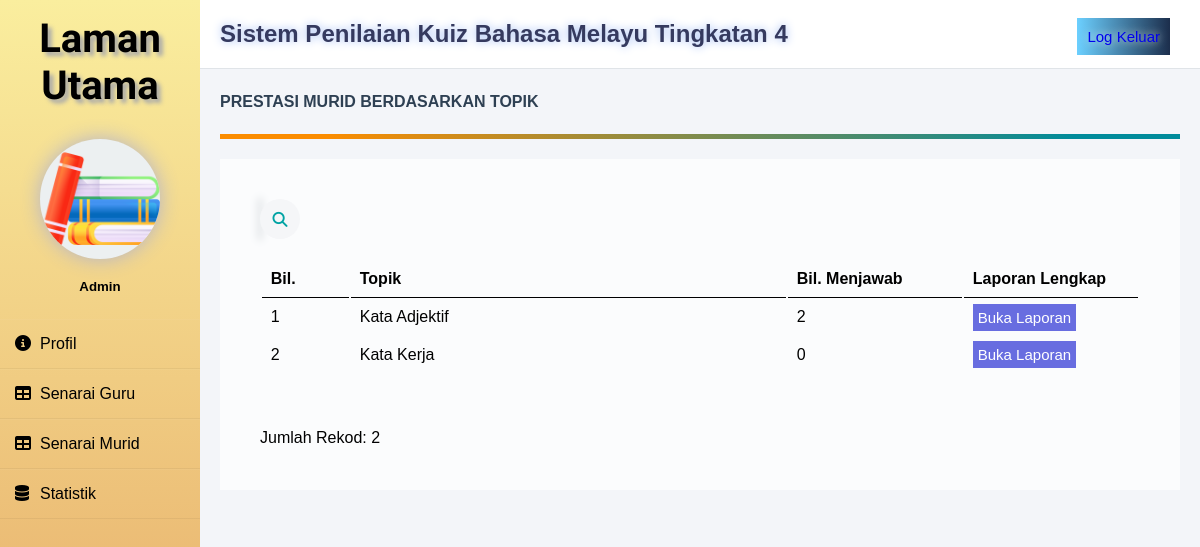
/prestasitopik.php (signed in), run on the app's committed database.
### tables this page shows
CREATE TABLE `topik` (
  `idtopik` varchar(10) NOT NULL,
  `topik` varchar(30) NOT NULL,
  `idpengguna` varchar(10) NOT NULL
);

### prestasitopik.php (the view, shortened to what this page needs)
<?php
require 'connect.php';
include('template/sidebar.php');
?>
<head>
    <link rel="stylesheet" href="css/prestasitopikstyle.css?v=<?php echo time(); ?>">
</head>
        <div class="space">
            <div class="header">
                <h2>Sistem Penilaian Kuiz Bahasa Melayu Tingkatan 4</h2>
                <div class="logoutbutton"><a href="logout.php">Log Keluar</a></div>
            </div>
            <div class="maincontent">
                <div class="title">PRESTASI MURID BERDASARKAN TOPIK</div>
                <div class="separator"></div>
                <div class="detailbox">
                        <div class="searchbox">
                            <div class="searchbutton">
                                <i class="fas fa-search"></i>
                            </div>
                        </div>
                        <table class="prestasi" id="prestasitopik" autowidth="false">
                            <thead>
                                <tr>
                                    <th style="width: 10%;">Bil.</th>
                                    <th style="width: 50%;">Topik</th>
                                    <th style="width: 20%;">Bil. Menjawab</th>
                                    <th style="width: 20%;">Laporan Lengkap</th>
                                </tr>
                            </thead>
                            <?php
                                $jumlah = 1;
                                $topik=mysqli_query($conn, "SELECT * FROM topik");
                                while($infotopik = mysqli_fetch_array($topik)){
                                    $rekod=mysqli_query($conn, "SELECT idtopik,COUNT(idtopik) as 'bil' FROM perekodan WHERE idtopik='$infotopik[idtopik]'");
                                    $infobiljawab=mysqli_fetch_array($rekod);
                            ?>
                            <tbody>
                                <tr>
                                    <td><?php echo $jumlah++;?></td>
                                    <td><?php echo $infotopik['topik'];?></td>
                                    <td><?php echo $infobiljawab['bil'];?></td>
                                    <td>
                                        <a href="laporanprestasitopikguru.php?idtopik=<?php echo $infotopik['idtopik']; ?>" class="laporan">Buka Laporan</a>
                                    </td>
                                </tr>
                            </tbody>
                                <?php } ?>
                        </table>
                        <br><br>Jumlah Rekod: <?php echo $jumlah-1;?><br>
                    </div>
            </div>
        </div>
</body>
</html>

### template/sidebar.css (style rules this page uses)
* { margin: 0; padding: 0; box-sizing: border-box; list-style: none; font-family: Verdana, Geneva, Tahoma, sans-serif; }
body { margin: 0; padding: 0; background: #f3f5f9; }

### css/prestasitopikstyle.css (style rules this page uses)
* { margin: 0; padding: 0; box-sizing: border-box; list-style: none; font-family: Verdana, Geneva, Tahoma, sans-serif; }
body { margin: 0; padding: 0; background: #f3f5f9; }
.space { width: 100%; margin-left: 200px; }
.header { padding: 20px; background: #fff; color: #000000; border-bottom: 1px solid #e0e4e8; }
.header h2 { color: #353A5F; text-shadow: 0 0 10px #9EBAF3; }
.logoutbutton { padding: 10px; background-image: linear-gradient(90deg,#6CD0FF,#1C2E4C); text-shadow: 0 0 10px #fff; float: right; margin-top: -30px; margin-right: 10px; font-size: 15px; color: #fff; }
a { text-decoration: none; }
.maincontent { margin: 20px; color: #000000; line-height: 25px; }
.maincontent div { margin-bottom: 20px; }
.title { font-weight: bold; color: #2E4053; }
.separator { height: 5px; background-image: linear-gradient(108.9deg, rgba(251,140,0,1) 11.2%, rgba(0,139,155,1) 88.9%); }
.detailbox { position: relative; background: #fff; background-color: rgba(255, 255, 255, 0.7); padding: 40px; }
.searchbox { position: relative; }
.searchbutton { position: absolute; top: 0; left: 0; background: #f5f6f8; width: 40px; height: 40px; border-radius: 50%; cursor: pointer; transition: all 0.5s 0.6s linear; }
.searchbutton .fas { position: absolute; top: 50%; left: 50%; transform: translate(-50%,-50%); color: #01a3a4; font-size: 15px; transition: all 0.5s 0.6s linear; }
.prestasi { width: 100%; table-layout: auto; }
table tr th { border-bottom: 1px solid black; padding: 1%; text-align: left; }
table tr td { padding: 1%; }
.laporan { background-color: #686de0; padding: 5px; color: white; text-decoration: none; font-size: 15px; }

### data on the page
topik: topik "Kata Adjektif", bil "2"
topik: topik "Kata Kerja", bil "0"

### other printed values
$jumlah-1 "2"
